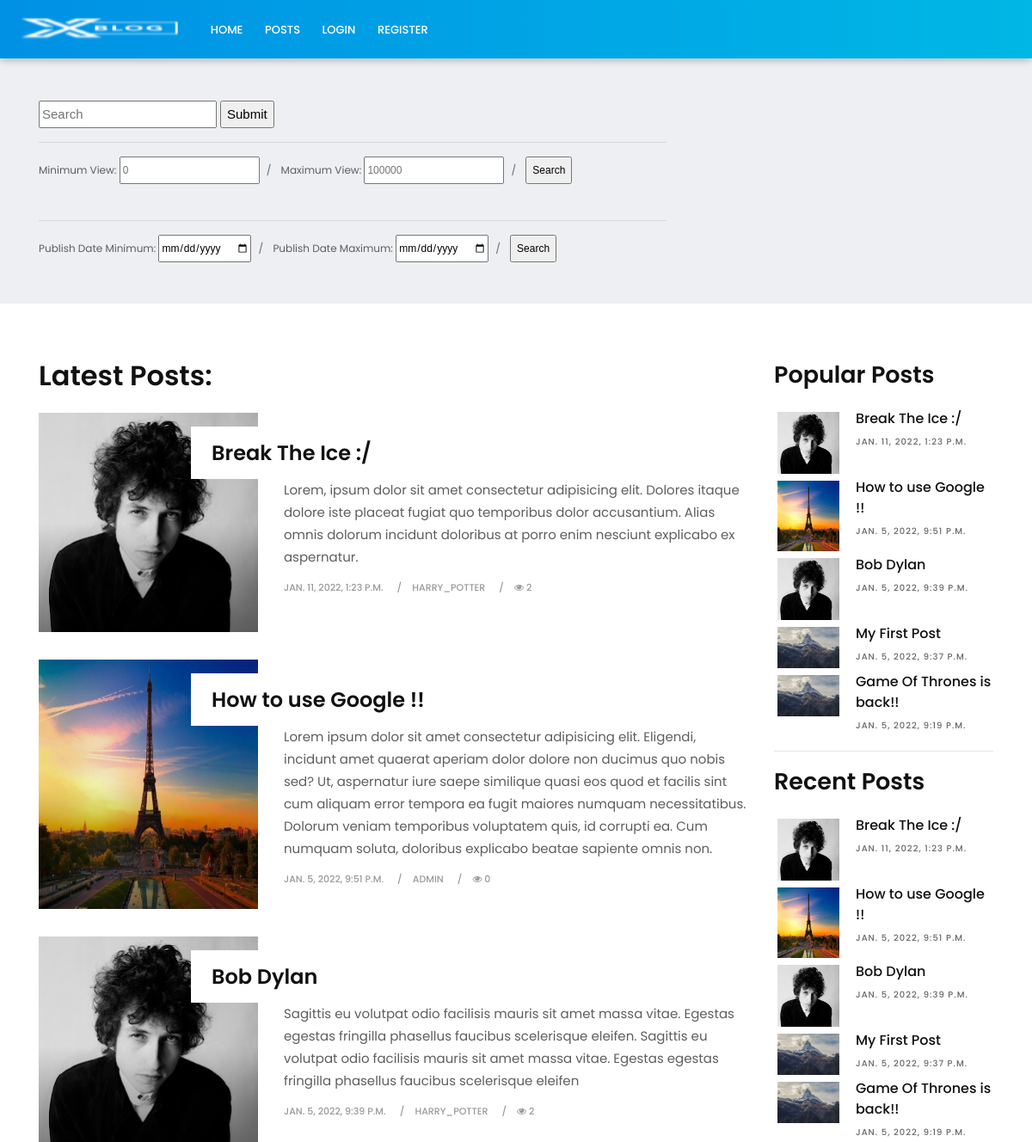
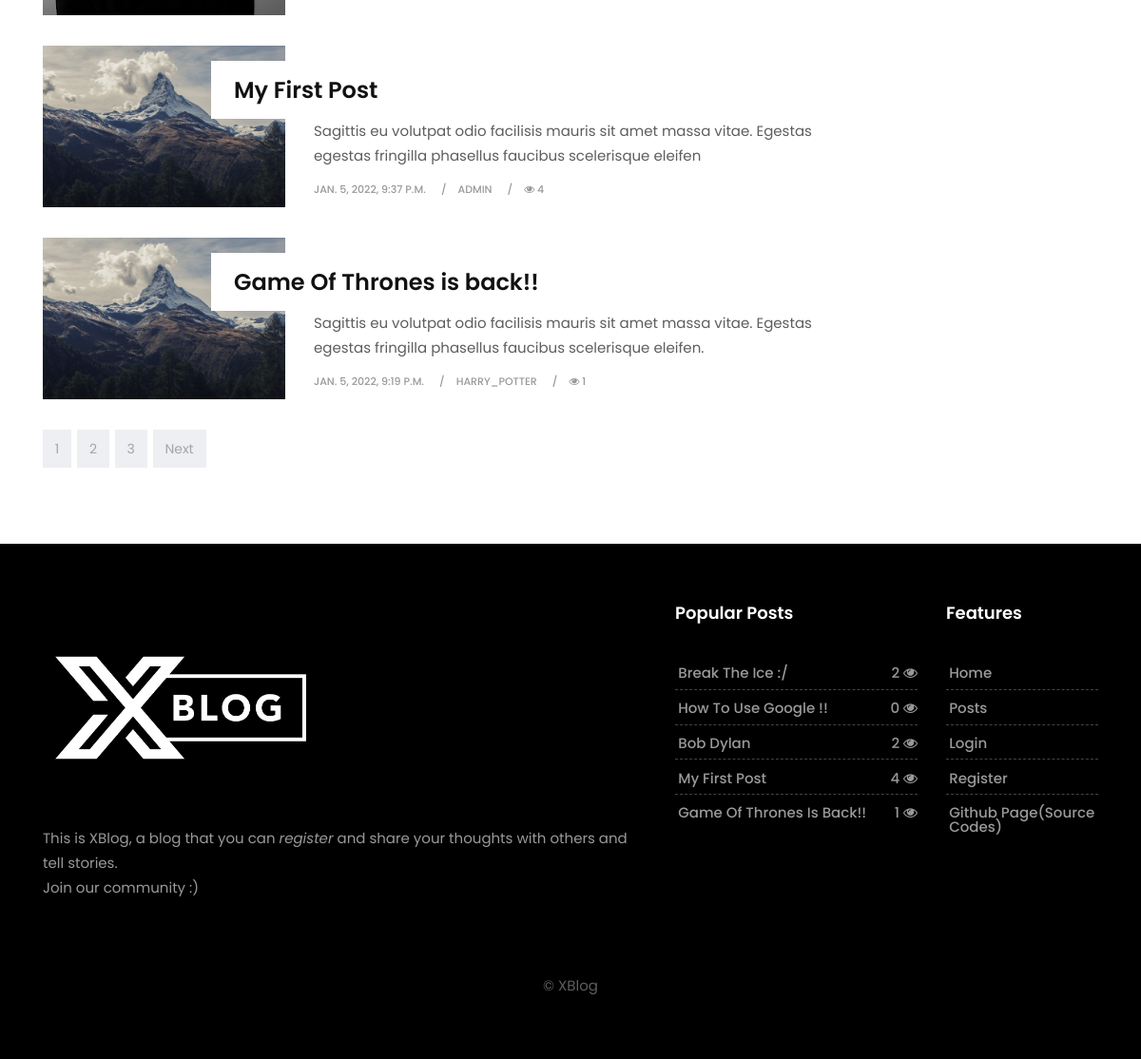
The page /posts/ on the database as committed earlier (2 pictures, top to bottom).
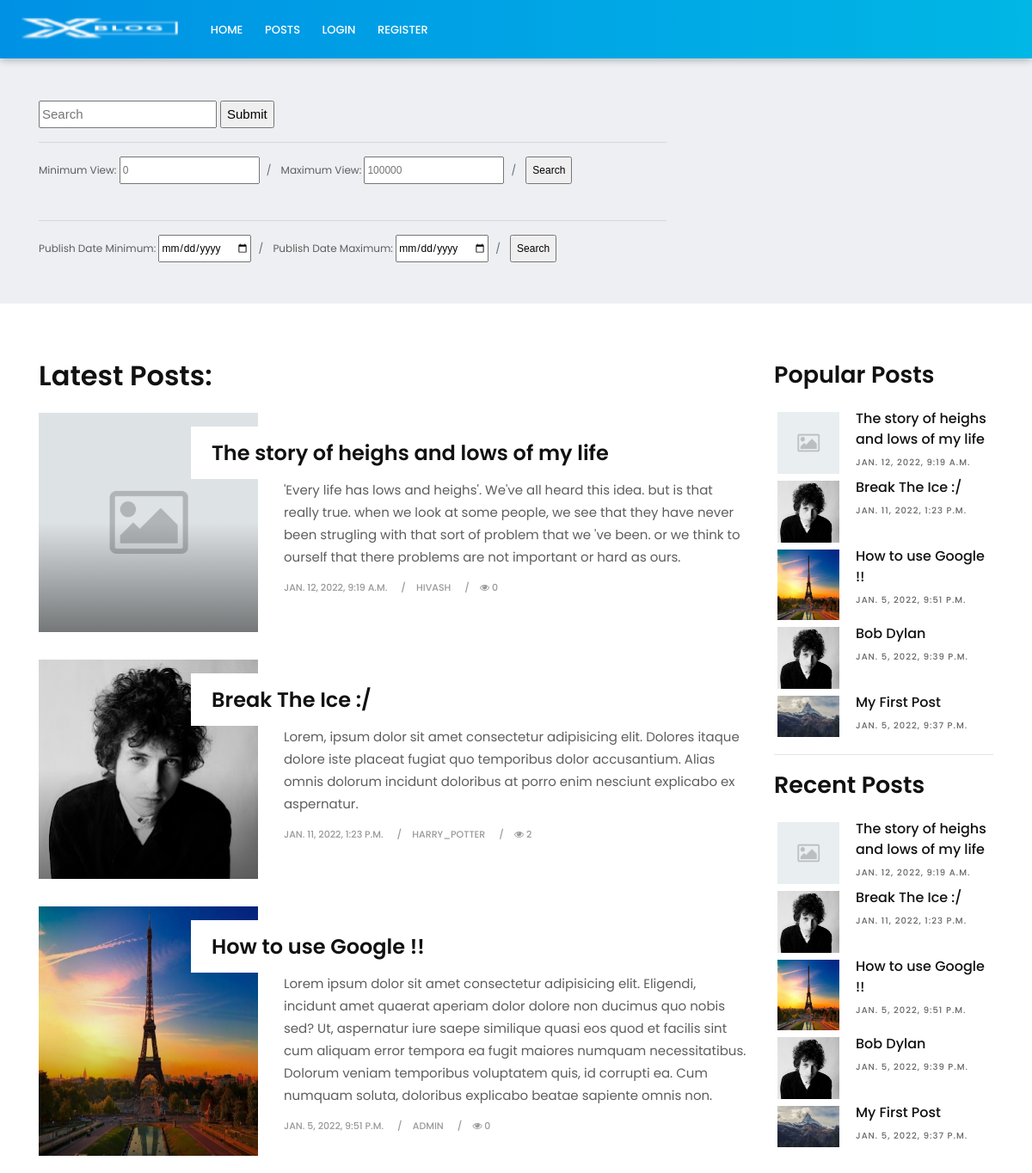
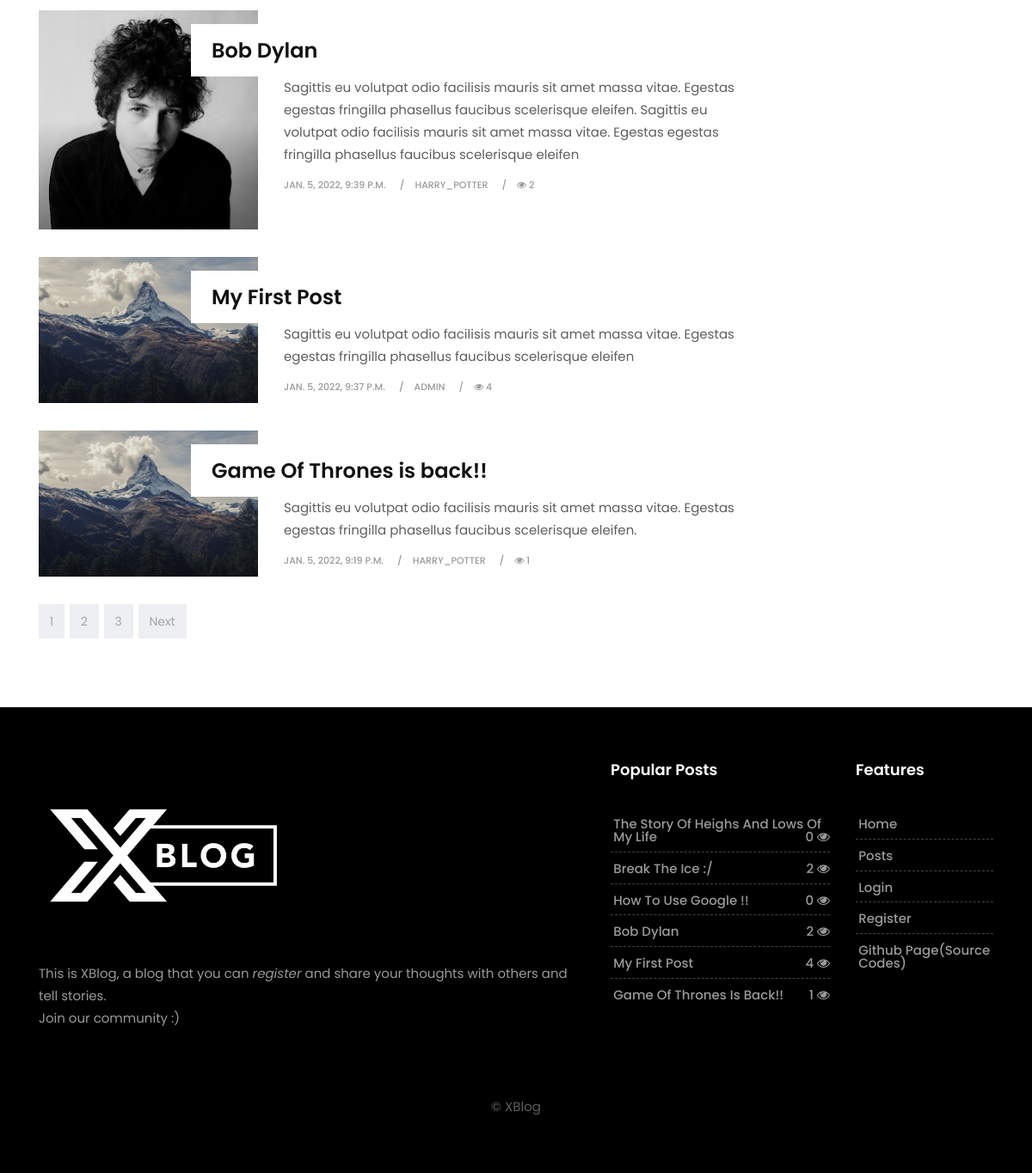
The same page on the database as committed later (2 pictures, top to bottom).
### my_blog/models.py (models this page shows, shortened)
class Post(models.Model):
    author = models.ForeignKey(User, on_delete=models.CASCADE, related_name='posts')
    title = models.CharField(max_length=50)
    content = models.TextField(null=True) # content = Text Editor
    summary = models.TextField(null=True)
    views = models.PositiveIntegerField(default=0)
    is_promote = models.BooleanField(default=False)
    date = models.DateTimeField(auto_now=True)
    image_name = models.CharField(max_length=64, null=True, default='default.png')
    slug = models.SlugField(unique=True, db_index=True, null=True)

### my_blog/views.py (the view, shortened to what this page needs)
# urls.py: path("posts/", views.posts, name="posts"),
def posts(request):
    posts = Post.objects.all().order_by("-date")
    paginator = Paginator(posts, 2)
    page = request.GET.get('page')
    paginator_posts = paginator.get_page(page)
    latest_posts = posts[:5]
    all_most_viewd_posts = posts.order_by("-views")
    most_viewd_posts = all_most_viewd_posts[:5]
    all_most_commented_posts = Post.objects.annotate(num_comment=Count('comments')).order_by('-num_comment')
    return render(request, 'my_blog/posts.html', context={
        "posts":posts,
        'paginator_posts':paginator_posts,
        'latest_posts':latest_posts,
        'most_viewd_posts':most_viewd_posts,
        'all_most_viewd_posts':all_most_viewd_posts,
        'all_most_commented_posts':all_most_commented_posts,
    })

### my_blog/templates/my_blog/posts.html (shortened to what this page needs)
{% extends 'my_blog/base.html' %}
{% load static %}
{% block content %}
  <div class="page-title lb single-wrapper">
    <div class="container">
        <div class="row">
            <div class="col-lg-8 col-md-8 col-sm-12 col-xs-12 hidden-xs-down hidden-sm-down">
                <form action="{% url 'posts' %}" method="POST">
                    <input type="text" placeholder="Search" name="search">
                    <input type="submit" value="Submit" name="btnform1">
                </form>
                <hr>
                <form action="{% url 'posts' %}" method="POST">
                    <ol class="breadcrumb">
                        <li class="breadcrumb-item">Minimum View:
                            <input type="text" placeholder="0" name="view_min">
                            <br>
                            <br>
                        </li>
                        <li class="breadcrumb-item">
                            Maximum View:
                            <input type="text" placeholder="100000" name="view_max">
                            <br>
                            <br>
                        </li>
                        <li class="breadcrumb-item active">
                            <input type="submit" value="Search" name="btnform2">
                        </li>
                    </ol>
                </form>
                <hr>
                <form action="{% url 'posts' %}" method="POST">
                    <ol class="breadcrumb">
                        <li class="breadcrumb-item">
                            Publish Date Minimum:
                            <input type="date" name="date_min">
                            <br>
                        </li>
                        <li class="breadcrumb-item">
                            Publish Date Maximum:
                            <input type="date" name="date_max">
                            <br>
                        </li>
                        <li class="breadcrumb-item">
                            <input type="submit" value="Search" name="btnform3">
                        </li>
                    </ol>
                </form>
            </div>
        </div>
    </div>
  </div>
  <section class="section">
    <div class="container">
        <div class="row">
            <div class="col-lg-9 col-md-12 col-sm-12 col-xs-12">
                <div class="page-wrapper">
                    <div class="blog-list clearfix">
                        {% if search %}
                            <h1>You searched for "{{search}}"</h1>
                            {% for post in searched_posts %}
                                <div class="blog-box row">
                                    <div class="col-md-4">
                                        <div class="post-media">
                                            <a href="{% url 'post_detail' post.slug%}" title="">
                                                <img src="{% static 'my_blog/images/'|add:post.image_name %}" alt="" class="img-fluid">
                                                <div class="hovereffect"></div>
                                            </a>
                                        </div>
                                    </div>
                                    <div class="blog-meta big-meta col-md-8">
                                        <h4><a href="{% url 'post_detail' post.slug%}" title="">{{post.title}}</a></h4>
                                        <p>{{post.summary}}</p>
                                        <small>{{post.date}}</small>
                                        <small>{{post.author}}</small>
                                        <small><i class="fa fa-eye"></i> {{post.views}}</small>
                                    </div>
                                    </div>
                                    <hr class="invis">
                            {% endfor %}
                        {% else %}
                            <h1>Latest Posts:</h1>
                            {% for post in posts %}
                                <div class="blog-box row">
                                    <div class="col-md-4">
                                        <div class="post-media">
                                            <a href="{% url 'post_detail' post.slug%}" title="">
                                                <img src="{% static 'my_blog/images/'|add:post.image_name %}" alt="" class="img-fluid">
                                                <div class="hovereffect"></div>
                                            </a>
                                        </div>
                                    </div>
                                    <div class="blog-meta big-meta col-md-8">
                                        <h4><a href="{% url 'post_detail' post.slug%}" title="">{{post.title}}</a></h4>
                                        <p>{{post.summary}}</p>
                                        <small>{{post.date}}</small>
                                        <small>{{post.author}}</small>
                                        <small><i class="fa fa-eye"></i> {{post.views}}</small>
                                    </div>
                                    </div>
                            {% endfor %}
                        {% endif %}
                    </div>
                </div>
                <div class="row">
                    <div class="col-md-12">
                        <nav aria-label="Page navigation">
                            <ul class="pagination justify-content-start">
                                {% for num in paginator_posts.paginator.page_range %}
                                    <li class="page-item"><a class="page-link" href="?page={{num}}">{{num}}</a></li>
                                {% endfor %}
                                {% if paginator_posts.has_next %}
                                <li class="page-item">
                                    <a class="page-link" href="?page={{paginator_posts.next_page_number}}">Next</a>
                                </li>
                                {% endif %}
                            </ul>
                        </nav>
                    </div>
                </div>
            </div>
            <div class="col-lg-3 col-md-12 col-sm-12 col-xs-12">
                  <div class="widget">
                    <h2 class="widget-title">Popular Posts</h2>
                    <div class="blog-list-widget">
                        <div class="list-group">
                            {% for post in latest_posts %}
                                <a href="{% url 'post_detail' post.slug%}" class="list-group-item list-group-item-action flex-column align-items-start">
                                    <div class="w-100 last-item justify-content-between">
                                        <img src="{% static 'my_blog/images/'|add:post.image_name %}" alt="" class="img-fluid float-left">
                                        <h5 class="mb-1">{{post.title}}</h5>
                                        <small>{{post.date}}</small>
                                    </div>
                                </a>
                            {% endfor %}
                        </div>
                    </div>
                </div>
                <hr>
                <div class="widget">
                  <h2 class="widget-title">Recent Posts</h2>
                  <div class="blog-list-widget">
                      <div class="list-group">
                          {% for post in latest_posts %}
                              <a href="{% url 'post_detail' post.slug%}" class="list-group-item list-group-item-action flex-column align-items-start">
                                  <div class="w-100 last-item justify-content-between">
                                      <img src="{% static 'my_blog/images/'|add:post.image_name %}" alt="" class="img-fluid float-left">
                                      <h5 class="mb-1">{{post.title}}</h5>
                                      <small>{{post.date}}</small>
                                  </div>
                              </a>
                          {% endfor %}
                      </div>
                  </div>
              </div>
            </div>
        </div>
    </div>
  </section>
{% endblock content %}

### my_blog/templates/my_blog/base.html (shortened to what this page needs)
{% load static %}
<!DOCTYPE html>
<html lang="en">
<head>
        <link rel="stylesheet" href="https://maxcdn.bootstrapcdn.com/bootstrap/4.0.0/css/bootstrap.min.css">
        <link href="{% static 'my_blog/css/bootstrap.css' %}" rel="stylesheet">
        <link href="{% static 'my_blog/css/font-awesome.min.css' %}" rel="stylesheet">
        <link href="{% static 'my_blog/style.css' %}" rel="stylesheet">
        <link href="{% static 'my_blog/css/responsive.css' %}" rel="stylesheet">
        <link href="{% static 'my_blog/css/colors.css' %}" rel="stylesheet">
        <link href="{% static 'my_blog/css/version/tech.css' %}" rel="stylesheet">
</head>
<body>
        <header class="tech-header header">
            <div class="container-fluid">
                <nav class="navbar navbar-toggleable-md navbar-inverse fixed-top bg-inverse">
                    <a class="navbar-brand" href="tech-index.html"><img src="{% static 'my_blog/images/version/X-Blog-nav.png' %}" alt="logo"></a>
                    <div class="collapse navbar-collapse" id="navbarCollapse">
                        <ul class="navbar-nav mr-auto">
                            <li class="nav-item">
                                <a class="nav-link" href="{% url 'index' %}">Home</a>
                            </li>
                            <li class="nav-item">
                                <a class="nav-link" href="{% url 'posts' %}">Posts</a>
                            </li>
                            {% if "user" in request.session %}
                                <li class="nav-item">
                                    <a class="nav-link" href="{% url 'profile' request.session.user %}">{{request.session.user}}</a>
                                </li>
                                <li class="nav-item">
                                    <a class="nav-link" href="{% url 'add_post' %}">Add Post</a>
                                </li>
                                <li class="nav-item">
                                    <a class="nav-link" href="{% url 'logout' %}">Logout</a>
                                </li>
                            {% else %}
                                <li class="nav-item">
                                    <a class="nav-link" href="{% url 'login' %}">Login</a>
                                </li>
                                <li class="nav-item">
                                    <a class="nav-link" href="{% url 'register' %}">Register</a>
                                </li>
                            {% endif %}
                        </ul>
                    </div>
                </nav>
            </div>
        </header>
        {% block content %}{% endblock content %}
        <footer class="footer">
            <div class="container">
                <div class="row">
                    <div class="col-lg-7">
                        <div class="widget">
                            <div class="footer-text text-left">
                                <a href="index.html"><img src="{% static 'my_blog/images/version/X-Blog.png' %}" alt="logo" class="img-fluid"></a>
                                <p>
                                    This is XBlog, a blog that you can <a href="{% url 'register' %}"><em>register</em></a> and share your thoughts with others and tell stories. <br> Join our community :)
                                </p>
                            </div>
                        </div>
                    </div>
                    <div class="col-lg-3 col-md-12 col-sm-12 col-xs-12">
                        <div class="widget">
                            <h2 class="widget-title">Popular Posts</h2>
                            <div class="link-widget">
                                <ul>
                                    {% for post in posts %}
                                        <li><a href="{% url 'post_detail' post.slug%}">{{post.title}} <span>{{post.views}} <i class="fa fa-eye"></i></span></a></li>
                                    {% endfor %}
                                </ul>
                            </div>
                        </div>
                    </div>
                    <div class="col-lg-2 col-md-12 col-sm-12 col-xs-12">
                        <div class="widget">
                            <h2 class="widget-title">Features</h2>
                            <div class="link-widget">
                                <ul>
                                    <li><a href="{% url 'index' %}">Home</a></li>
                                    <li><a href="{% url 'posts' %}">Posts</a></li>
                                    {% if "user" in request.session %}
                                        <li><a href="{% url 'logout' %}">logout</a></li>
                                    {% else %}
                                        <li><a href="{% url 'login' %}">Login</a></li>
                                        <li><a href="{% url 'register' %}">Register</a></li>
                                    {% endif %}
                                    <li><a href="#">Github Page(source codes) </a></li>
                                </ul>
                            </div>
                        </div>
                    </div>
                </div>
                <div class="row">
                    <div class="col-md-12 text-center">
                        <br>
                        <div class="copyright">&copy; XBlog</div>
                    </div>
                </div>
            </div>
        </footer>
</body>
</html>

Rows that differ between the two databases and show on the page:
no longer on one of the page's lists (row unchanged): Post: title "Game Of Thrones is back!!", date "JAN. 5, 2022, 9:19 P.M."
added Post: image_name (placeholder picture), title "The story of heighs and lows of my life", summary "'Every life has lows and heighs'. We've all heard this idea. but is that really true. when we look at some people, we see that they have never been strugling with that sort of problem that we 've been. or we think to ourself that there problems are not important or hard as ours.", date "JAN. 12, 2022, 9:19 A.M.", author "HIVASH", views "0", title "The Story Of Heighs And Lows Of My Life"
